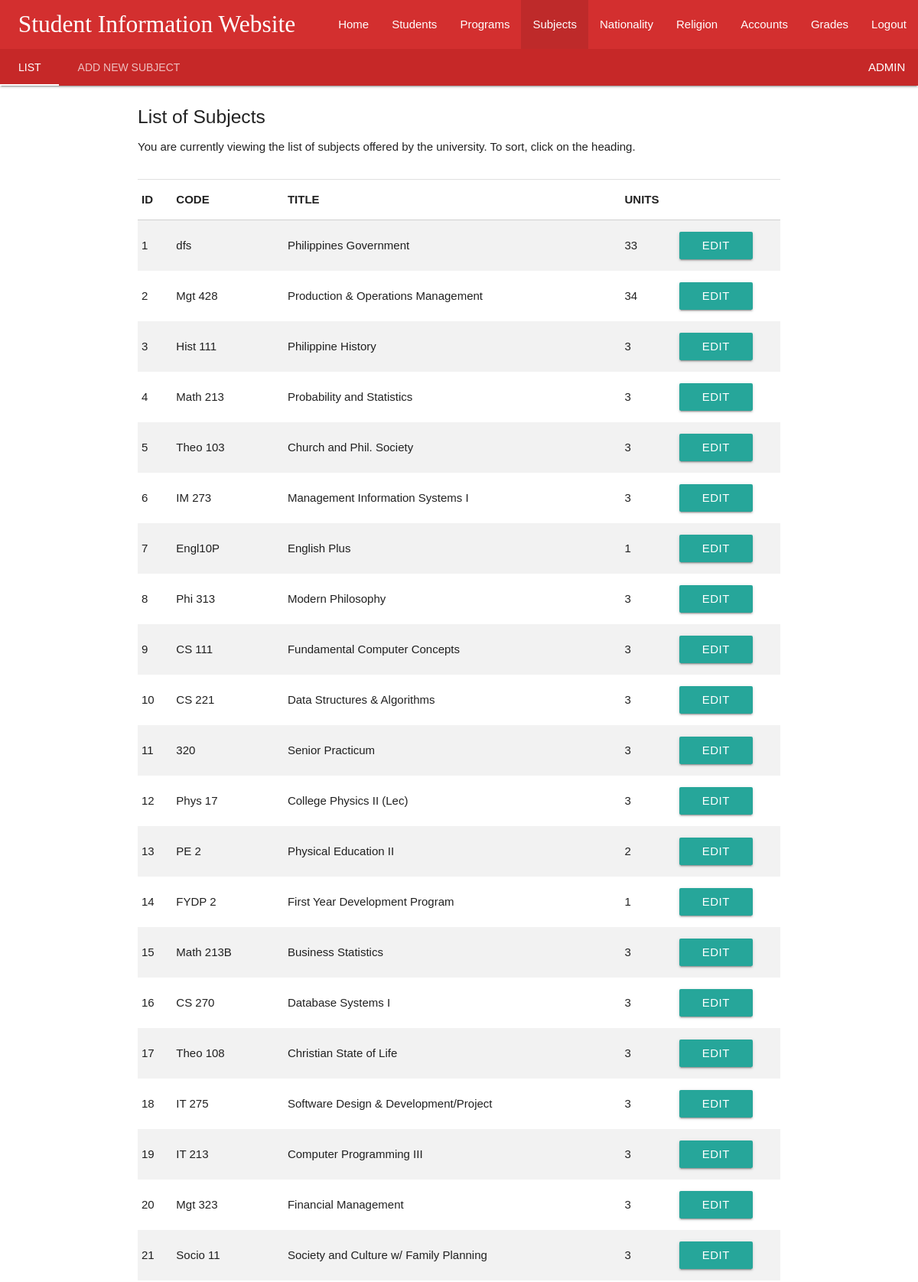
/MINA/pages/subjects.php (signed in, upper part), run on the app's committed database.
### tables this page shows
CREATE TABLE `account` (
  `id` int(11) NOT NULL AUTO_INCREMENT,
  `uname` varchar(20) DEFAULT NULL,
  `pword` varchar(256) DEFAULT NULL,
  `description` varchar(120) DEFAULT NULL,
  `active` tinyint(4) DEFAULT NULL,
  `permitstudent` char(4) DEFAULT NULL,
  `permitprogram` char(6) DEFAULT NULL,
  `permitsubject` char(3) DEFAULT NULL,
  `permitnationality` char(3) DEFAULT NULL,
  `permitreligion` char(3) DEFAULT NULL,
  `permitaccounts` char(3) DEFAULT NULL,
  `permitgrades` char(3) DEFAULT NULL,
  `addedon` timestamp NULL DEFAULT NULL,
  `addedby_id` int(11) DEFAULT NULL,
  `modified_on` datetime DEFAULT NULL,
  `modifiedby_id` int(11) DEFAULT NULL,
  PRIMARY KEY (`id`)
);

CREATE TABLE `subject` (
  `id` int(11) NOT NULL AUTO_INCREMENT,
  `code` varchar(20) DEFAULT NULL,
  `title` varchar(120) DEFAULT NULL,
  `unit` tinyint(4) DEFAULT NULL,
  PRIMARY KEY (`id`)
);

### MINA/commands/session.php (called while the page is built, shortened)
<?php
	include('databaseinfo.php');
	$check_user = $_SESSION['login_user'];
	$sql_session = mysqli_query($conn, "SELECT uname FROM account WHERE uname = '$check_user'");
	$row = mysqli_fetch_array($sql_session);
	$log_session = $row['uname'];
?>

### MINA/commands/permissions.php (called while the page is built, shortened)
<?php
	$query = "SELECT * FROM account WHERE uname = '$log_session'";
	$result = mysqli_query($conn, $query);
	$row = mysqli_fetch_assoc($result);
	$permitsubject = $row['permitsubject'];
	$str_subj = str_split($permitsubject);
	$subjectadd = $str_subj[1];
	$subjectedit = $str_subj[2];
?>

### MINA/pages/subjects.php (the view, shortened to what this page needs)
<?php
  include('../commands/session.php');
  include('../commands/permissions.php');
?>
<!DOCTYPE html>
<html>
<head>
    <link type="text/css" rel="stylesheet" href="../materialize/css/materialize.min.css"  media="screen,projection"/>
    <link type="text/css" rel="stylesheet" href="../materialize/css/fonts.css"  media="screen,projection"/>
</head>
<body>
	<header>
		<nav class="nav-extended">
    		<div class="nav-wrapper red darken-2">
      			<a href="#" class="brand-logo toplogo"> &nbsp;&nbsp; Student Information Website</a>
        		<ul id="nav-mobile" class="right hide-on-med-and-down">
        			<li><a href="home.php">Home</a></li>
              <li><a href="students.php">Students</a></li>
              <li><a href="programs.php">Programs</a></li>
              <li class="active"><a href="subjects.php">Subjects</a></li>
              <li><a href="nationality.php">Nationality</a></li>
              <li><a href="religion.php">Religion</a></li>
              <li><a href="accounts.php">Accounts</a></li>
              <li><a href="grades.php">Grades</a></li>
              <li><a href="../commands/logout.php">Logout</a></li>
      			</ul>
    		</div>
    		<div class="nav-content red darken-3">
      			<ul class="tabs tabs-transparent">
        			<li class="tab"><a href="#list">List</a></li>
              <?php
                if($subjectadd == 1) {
                  echo '<li class="tab"><a href="#add">Add New Subject</a></li>';
                } else {
                  echo '<li class="tab disabled"><a href="#add">Add New Subject</a></li>';
                }
              ?>
        			<span style="float: right;" class="tab"><?php echo $log_session; ?> &nbsp;&nbsp;&nbsp;</span>
      			</ul>
    		</div>
  		</nav>
	</header>
	<main>
    <div id="list" class="col s12">
     <div class="container">
        <div class="section">
          <h5>List of Subjects</h5>
          <p>You are currently viewing the list of subjects offered by the university. To sort, click on the heading.</p>
        </div>
        <div class="divider"></div>
        <?php
          include('../commands/databaseinfo.php');
          $sql = "SELECT * FROM subject ORDER BY id";
          $result = mysqli_query($conn, $sql);
          echo '
            <table id="dtable" class="sortable striped">
              <thead>
                <tr>
                  <th> ID </th>
                  <th> CODE </th>
                  <th> TITLE </th>
                  <th> UNITS </th>
                </tr>
              </thead>
              <tbody>
          ';
          if( $result->num_rows > 0) {
            while($row = $result->fetch_assoc()) {
              echo "
                <tr>
                  <td> {$row['id']}</td>
                  <td> {$row['code']}</td>
                  <td> {$row['title']}</td>
                  <td> {$row['unit']}</td>";
              if($subjectedit == 1) {
                echo "<td> <a class='modal-trigger waves-effect waves-light btn' href='#edit' onclick='editcell(this)'>Edit</a>  </td>";
              }
              echo "</tr>";
            }
            echo '</tbody></table></td></tr></center>';
          } else {
            echo "0 results";
          }
        ?>
      </div>
    </div>
	</main>
</body>
</html>

### MINA/pages/subjects.php (style rules this page uses)
html { font-family: GillSans, Calibri, Trebuchet, sans-serif; }
.toplogo { font-family: 'Keania One', cursive; }
body { display: flex; min-height: 100vh; flex-direction: column; }
main { flex: 1 0 auto; }

### data on the page
account: uname "ADMIN"
subject: id "1", code "dfs", title "Philippines Government", unit "33"
subject: id "2", code "Mgt 428", title "Production & Operations Management", unit "34"
subject: id "3", code "Hist 111", title "Philippine History", unit "3"
subject: id "4", code "Math 213", title "Probability and Statistics", unit "3"
subject: id "5", code "Theo 103", title "Church and Phil. Society", unit "3"
subject: id "6", code "IM 273", title "Management Information Systems I", unit "3"
subject: id "7", code "Engl10P", title "English Plus", unit "1"
subject: id "8", code "Phi 313", title "Modern Philosophy", unit "3"
subject: id "9", code "CS 111", title "Fundamental Computer Concepts", unit "3"
subject: id "10", code "CS 221", title "Data Structures & Algorithms", unit "3"
subject: id "11", code "320", title "Senior Practicum", unit "3"
subject: id "12", code "Phys 17", title "College Physics II (Lec)", unit "3"
subject: id "13", code "PE 2", title "Physical Education II", unit "2"
subject: id "14", code "FYDP 2", title "First Year Development Program", unit "1"
subject: id "15", code "Math 213B", title "Business Statistics", unit "3"
subject: id "16", code "CS 270", title "Database Systems I", unit "3"
subject: id "17", code "Theo 108", title "Christian State of Life", unit "3"
subject: id "18", code "IT 275", title "Software Design & Development/Project", unit "3"
subject: id "19", code "IT 213", title "Computer Programming III", unit "3"
subject: id "20", code "Mgt 323", title "Financial Management", unit "3"
subject: id "21", code "Socio 11", title "Society and Culture w/ Family Planning", unit "3"
